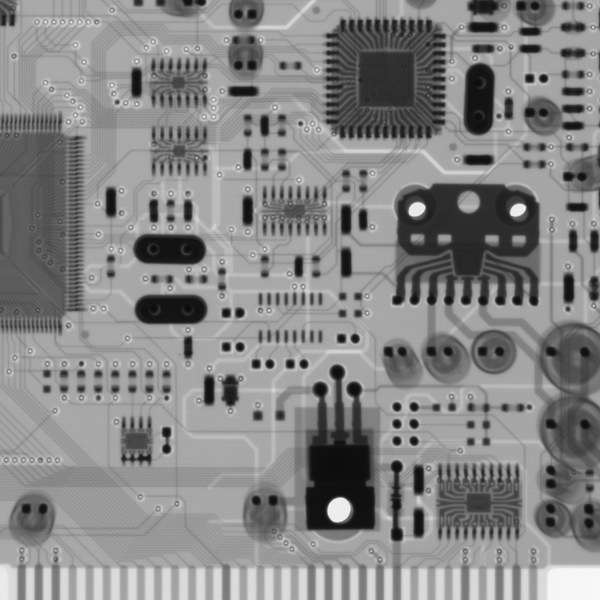
#> input picture statics/images/Fig0703.png, 600 x 600 px
$ python 7-5_segmentation_line_transfoem.py
#> lines starting #> are read from the running program, lines starting #| are printed output that depends on the picture
import cv2 as cv
import numpy as np
import matplotlib.pyplot as plt
from IPython.core.pylabtools import figsize


def segmentation_line_transform():
    gray = cv.imread("../../statics/images/Fig0703.png", flags=0)
#> gray is the input picture: shape (600, 600); min 11, max 249, mean 133.8

    # 拉伸控制点
    r1, s1 = 128, 64
    r2, s2 = 192, 224

    # LUT 函数快速查表法实现对比度拉伸
    luTable = np.zeros(256)
    for i in range(256):
        if i < r1:
            luTable[i] = (s1 / r1) * i
        elif i < r2:
            luTable[i] = ((s2 - s1) / (r2 - r1)) * (i - r1) + s1
        else:
            luTable[i] = ((s2 - 255.0) / (r2 - 255.0)) * (i - s2) + s2
    imgSLT = np.uint8(cv.LUT(gray, luTable))
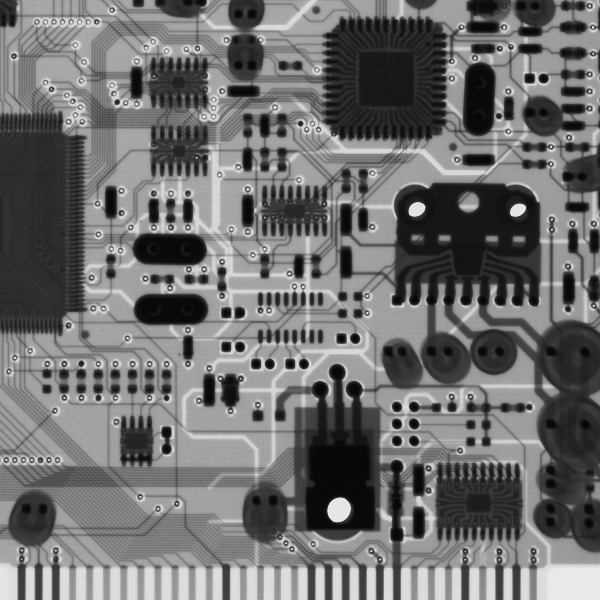
#> imgSLT: shape (600, 600); min 5, max 236, mean 111.1

    plt.figure(figsize=(12, 8))
#> (this line was passed over: IPython is not available in this run)
    plt.subplot(121), plt.title("1. original"), plt.axis("off")
    plt.imshow(gray, cmap="gray", vmin=0, vmax=255)

    plt.subplot(122), plt.title("2. LUT"), plt.axis("off")
    plt.imshow(imgSLT, cmap="gray", vmin=0, vmax=255)

    plt.tight_layout()
    plt.show()

if __name__ == '__main__':
    segmentation_line_transform()
#> (the call stopped at in segmentation_line_transform, `plt.subplot(121), plt.title("1. original"), plt.axis("off")`: IPython is not available in this run)

$ run again, with statics/images/Fig0201.png copied over statics/images/Fig0703.png
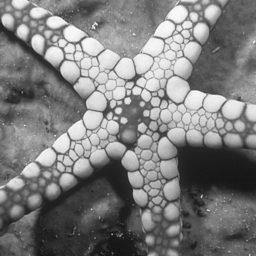
#> input picture statics/images/Fig0201.png, 256 x 256 px
#> in segmentation_line_transform, gray is the input picture: shape (256, 256); min 19, max 250, mean 124.1
#> in segmentation_line_transform, `imgSLT = np.uint8(cv.LUT(gray, luTable))`:
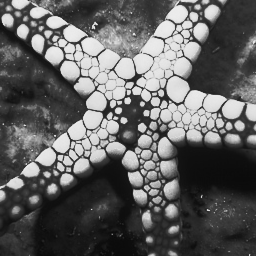
#> imgSLT: shape (256, 256); min 9, max 236, mean 96.3

$ run again, with statics/images/Fig0301.png copied over statics/images/Fig0703.png
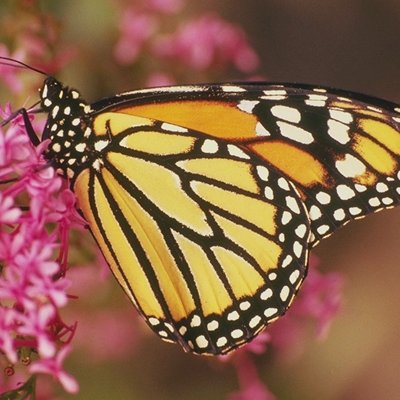
#> input picture statics/images/Fig0301.png, 400 x 400 px
#> in segmentation_line_transform, `gray = cv.imread("../../statics/images/Fig0703.png", flags=0)`:
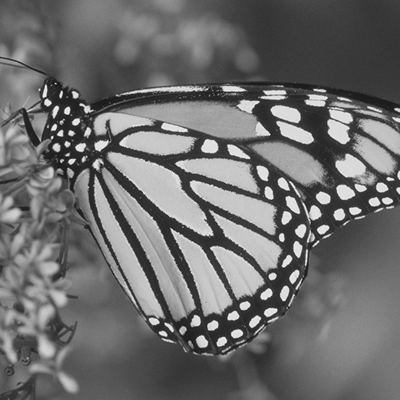
#> gray: shape (400, 400); min 17, max 244, mean 108.4
#> in segmentation_line_transform, `imgSLT = np.uint8(cv.LUT(gray, luTable))`:
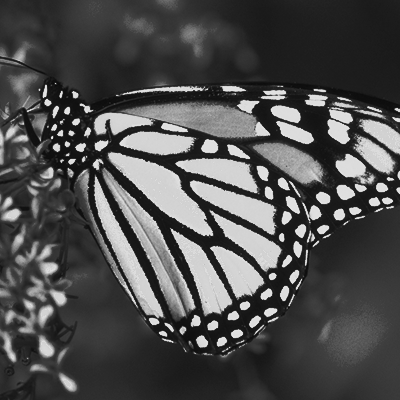
#> imgSLT: shape (400, 400); min 8, max 233, mean 77.9
